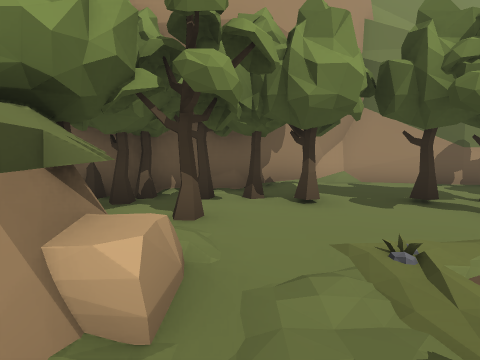
[1] (above)

15 first-person views from a walk through a Unity game level. The camera is 1.5 m above the floor, tilts 6° down and sees 85° across. The floor is counted in squares, 2 m on a side. Each view is taken from the middle of a square. On the plan, view 1 faces up. The plan holds only what a view shows up to about 9 squares ahead; the rest is blank. The place goes on beyond the plan. The player is left out. Some surface patterns are stand-ins.

[2]
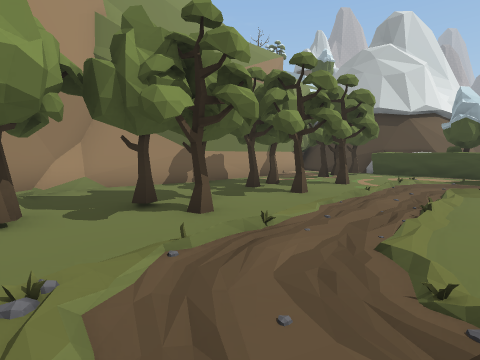

[3]
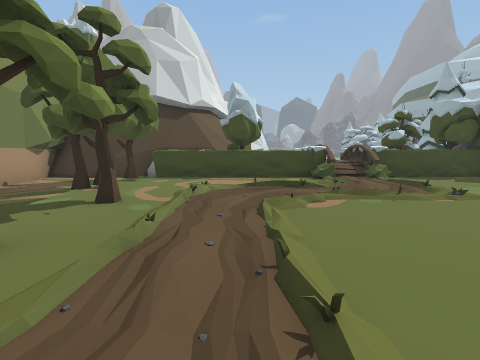

[4]
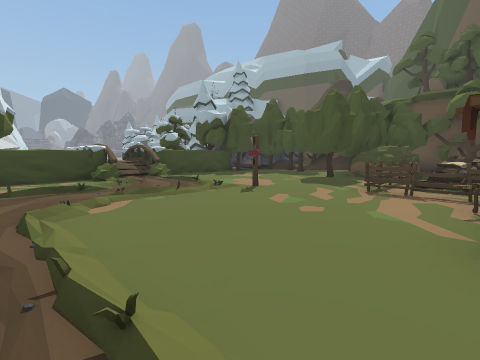

[5]
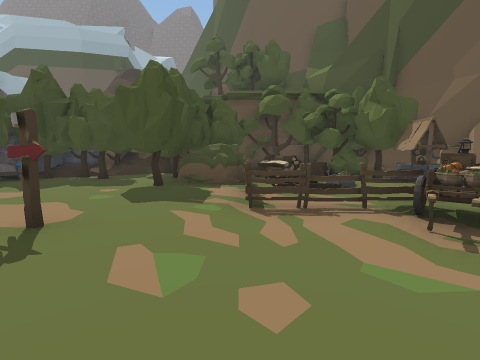

[6]
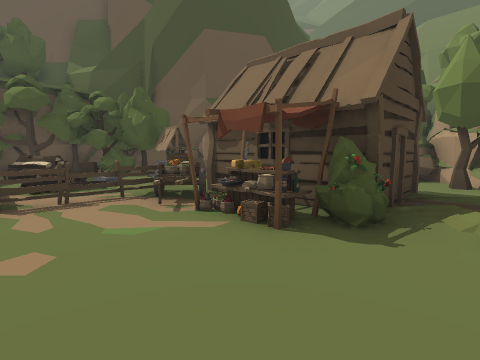

[7]
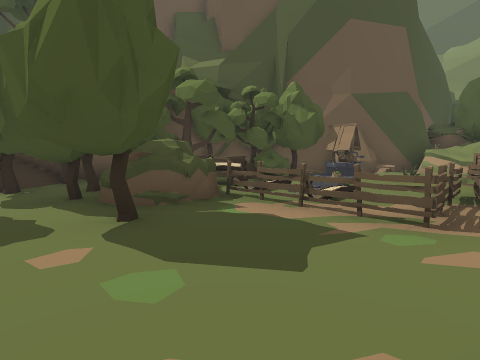

[8]
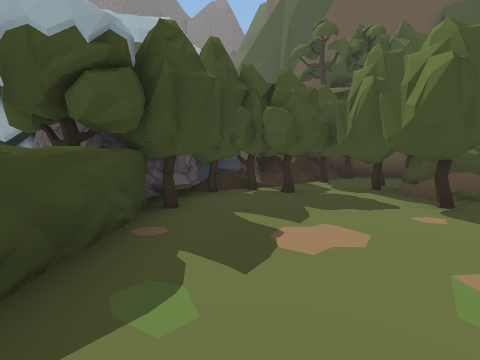

[9]
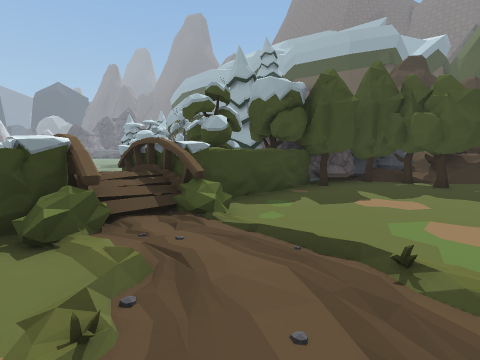

[10]
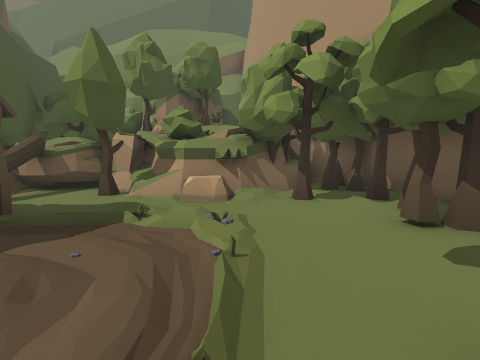

[11]
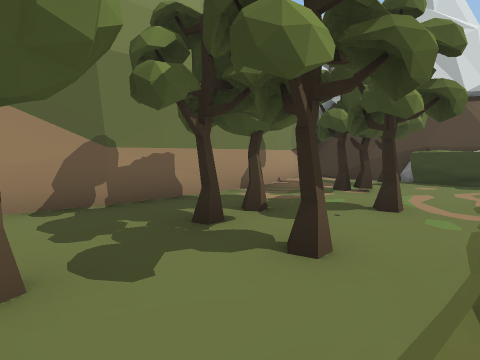

[12]
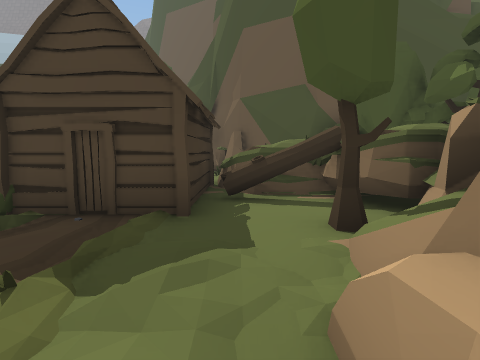

[13]
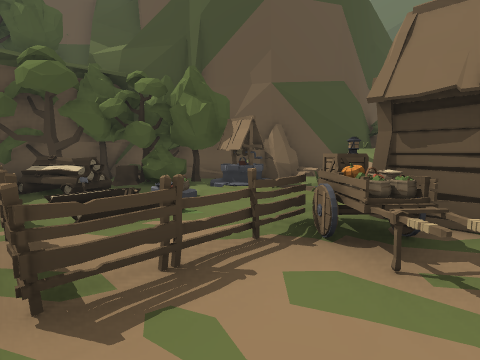

[14]
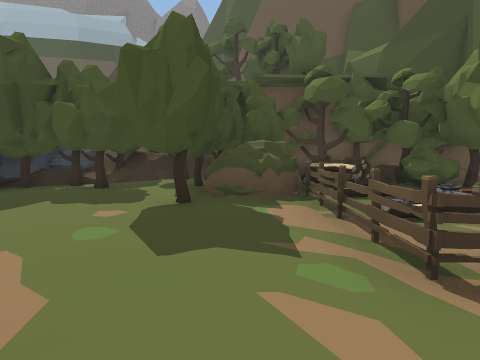

[15]
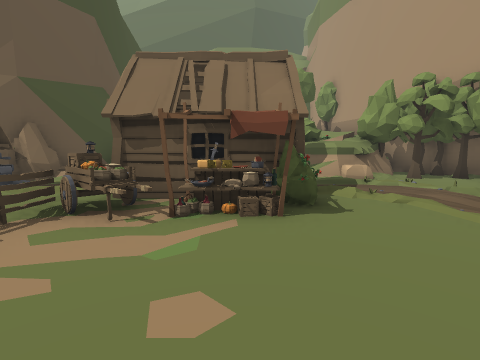

### Floor plan
Key: @ floor where view 1 was taken; # wall or solid block; . main floor; : floor 0.25 m higher than the main floor; / step, stairs or slope; O other object.
Columns run from 4 left of view 1 to 15 right of it. Each row starts with its distance up from view 1.
  7      #############
  6    ###......##..##
  5  OO#O......O....##
  4 ##OO.O.OO.O...OO##
  3  OOO...O..O.O...#
  2   ##.//////////.#
  1   #O//.../..../..O
  0  ###@/......:./..
 -1  #OO.OOOO...../..# O
 -2 OOOOOO OO.../...OOOO
 -3 OOOOOO OO..././/OOOO
 -4 OO OOOOOOO..O....O
 -5  OOOO:.:..O......OO
 -6  O#OOO.:O:O......O
 -7   ##OOO.O.O.O...O# O
 -8    ##OOO.OOO..O.## O
 -9     ##OOOOOOO.OOO  O
-10      #OO.O.OOOO##
-11      ##O#O##O###
-12       #########

Positions as (right, up) in squares from view 1, and headings:
1: (0, 0), facing up
2: (1, 0), facing up-right
3: (4, 1), facing right
4: (4, 1), facing down-right
5: (6, -1), facing down
6: (6, 0), facing down-left
7: (9, -4), facing down-left
8: (11, -3), facing down
9: (9, -1), facing down-right
10: (4, 2), facing left
11: (4, 2), facing up-right
12: (0, 2), facing down
13: (6, -3), facing down-left
14: (7, -3), facing down
15: (7, -2), facing left
